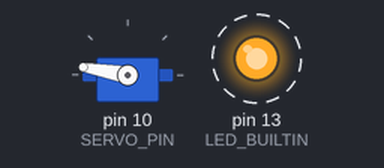
The sketch below on a simulated Arduino Uno, built with avr-gcc and run on an emulated ATmega328P. Shown: servo, output pins drawn as LEDs (lit = HIGH). Dashed ring = blinking.

Above: at 0.2 s.
Timing chart, 0 to 3.0 s (numbered marks = the images above):
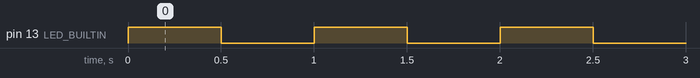

Measured:
- by itself, pin 13 (LED_BUILTIN): alternates HIGH for 0.50 s and LOW for 0.50 s

The sketch:

timed_flag.ino
```cpp
#include <Servo.h>

#define SERVO_PIN       10
#define WAVE_DELAY_SECS 270 // 4.5 mins

Servo servo;

int pos_arr [2] = {10, 170};
bool pos = 0;

void setup() {
  pinMode(LED_BUILTIN, OUTPUT);
  servo.attach(SERVO_PIN);
}

void blink(int duration_secs = 60) {
  for (int i = 0; i < duration_secs; ++i) {
    digitalWrite(LED_BUILTIN, HIGH);
    delay(500);
    digitalWrite(LED_BUILTIN, LOW);
    delay(500);
  }
}

void wave_flag() {
    servo.write(pos_arr[pos^=1]);
}

void loop() {
  wave_flag();
  blink(WAVE_DELAY_SECS);
}
```
